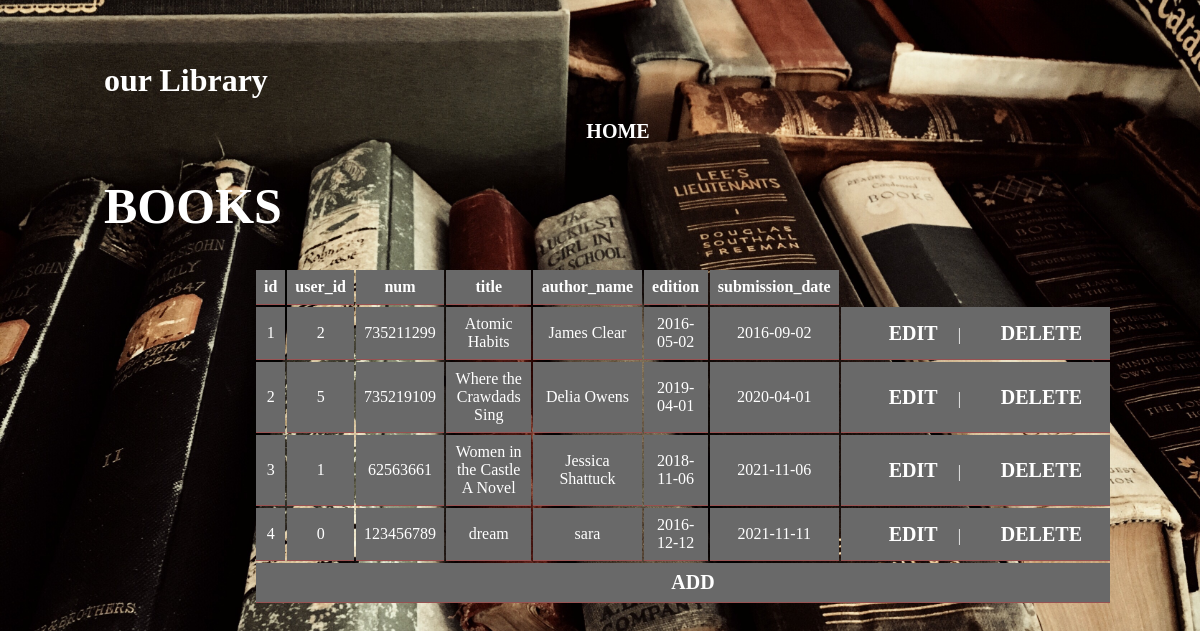
The page /books.php on the database its author committed.
### tables this page shows
CREATE TABLE `books` (
  `id` int(11) NOT NULL,
  `user_id` int(11) NOT NULL,
  `num` int(11) NOT NULL,
  `title` varchar(200) NOT NULL,
  `author_name` varchar(200) NOT NULL,
  `edition` date NOT NULL,
  `submission_date` date NOT NULL
);

### books.php (the view, shortened to what this page needs)
<?php
$conn=mysqli_connect('localhost','root','','libraries');
$query="SELECT * FROM `books`";
$result=mysqli_query($conn,$query);
?>
<!DOCTYPE html>
<html>
<head>
	<link rel="stylesheet" type="text/css" href="css.css">
</head>
<body>
	<div class="header">
                <h1 class="title">our Library</h1>
      </div>
            <div class="nav">
                <a href="index.php" class="home">HOME</a></div>
	<h1 class="h"> BOOKS</h1>
	<div class="books">
	<table>
		<thead>
			<tr>
				<th> id </th>
				<th> user_id </th>
				<th> num </th>
				<th> title </th>
				<th> author_name </th>
				<th> edition </th>
				<th> submission_date </th>
			</tr>
		</thead>
		<tbody>
		<?php
		while($row=mysqli_fetch_assoc($result)){?>
				<tr>
					<td><?= $row['id']?></td>
					<td><?= $row['user_id']?></td>
					<td><?= $row['num']?></td>
					<td><?= $row['title']?></td>
					<td><?= $row['author_name']?></td>
					<td><?= $row['edition']?></td>
					<td><?= $row['submission_date']?></td>
					<td><a class="change" href="edit.php?id=<?=$row['id']?>">EDIT</a>|<a class="change" href="delete.php?id=<?=$row['id']?>">DELETE</a></td>
				</tr>
			<?php
		}?>
		</tbody>
		<tfoot>
			<tr>
				<td colspan="8" style="text-align: center;"><a class="change" href="index2.php">ADD</a>
				</td>
			</tr>
		</tfoot>
	</table>
	</div>
</body>
</html>

### css.css (style rules this page uses)
.nav a, .change { color: white; padding: 6px 20px; text-decoration: none; font-weight: bold; font-size: 20px; margin-left: 20px; }
body { height: 100vh; width: 100%; background-image: url("image/R.jfif"); background-repeat: no-repeat; background-size: cover; background-position: center; box-sizing: border-box; padding-right: 8%; padding-left: 8%; }
.title { padding-top: 4%; color: white; }
.nav { text-align: center; flex: 1; }
.h { font-size: 50px; color: white; }
.home { text-align: right; }
th, td { padding: 8px; text-align: center; border-bottom: 1px solid rgb(152 81 81); color: white; background-color: #696969; margin-left: 50% margin-right: auto; }
.books { margin-left: 150px; }

### rows shown on the page
books: id "1", user "2", num "735211299", title "Atomic Habits", author_name "James Clear", edition "2016-05-02", submission_date "2016-09-02"
books: id "2", user "5", num "735219109", title "Where the Crawdads Sing", author_name "Delia Owens", edition "2019-04-01", submission_date "2020-04-01"
books: id "3", user "1", num "62563661", title "Women in the Castle A Novel", author_name "Jessica Shattuck", edition "2018-11-06", submission_date "2021-11-06"
books: id "4", user "0", num "123456789", title "dream", author_name "sara", edition "2016-12-12", submission_date "2021-11-11"
